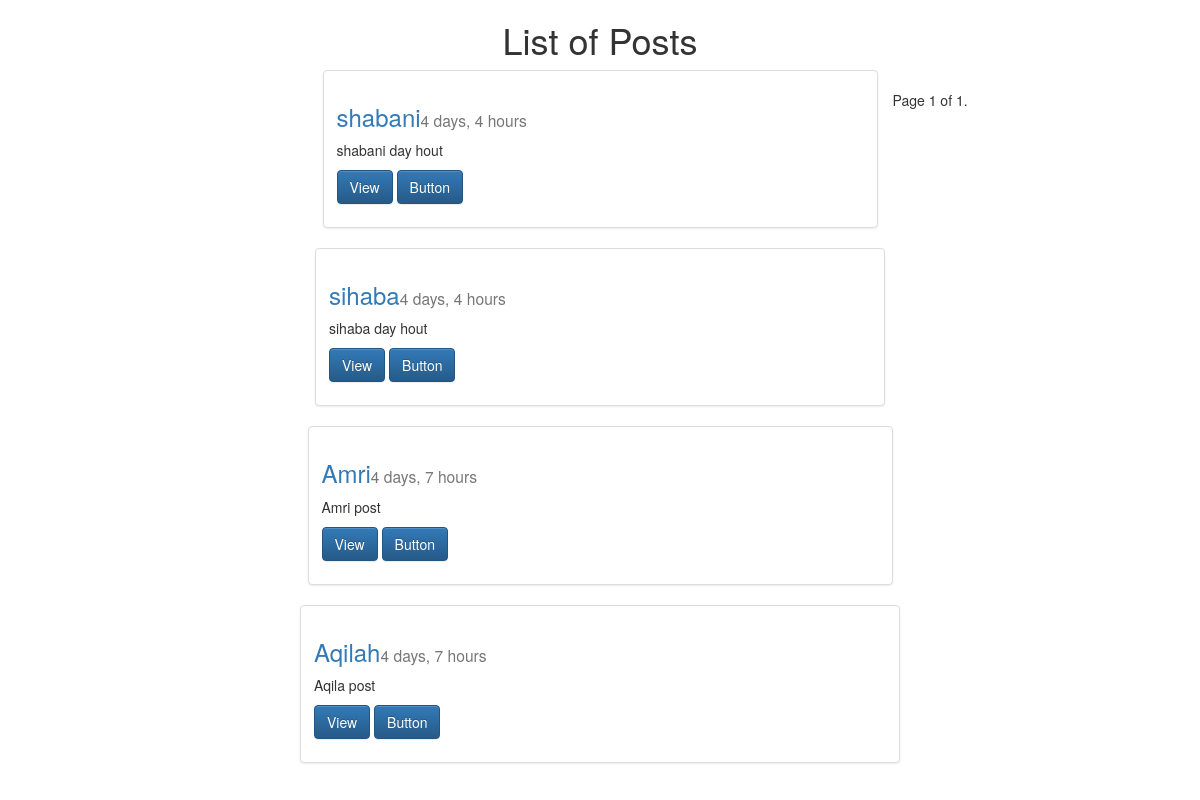
Before: / with the older database file.
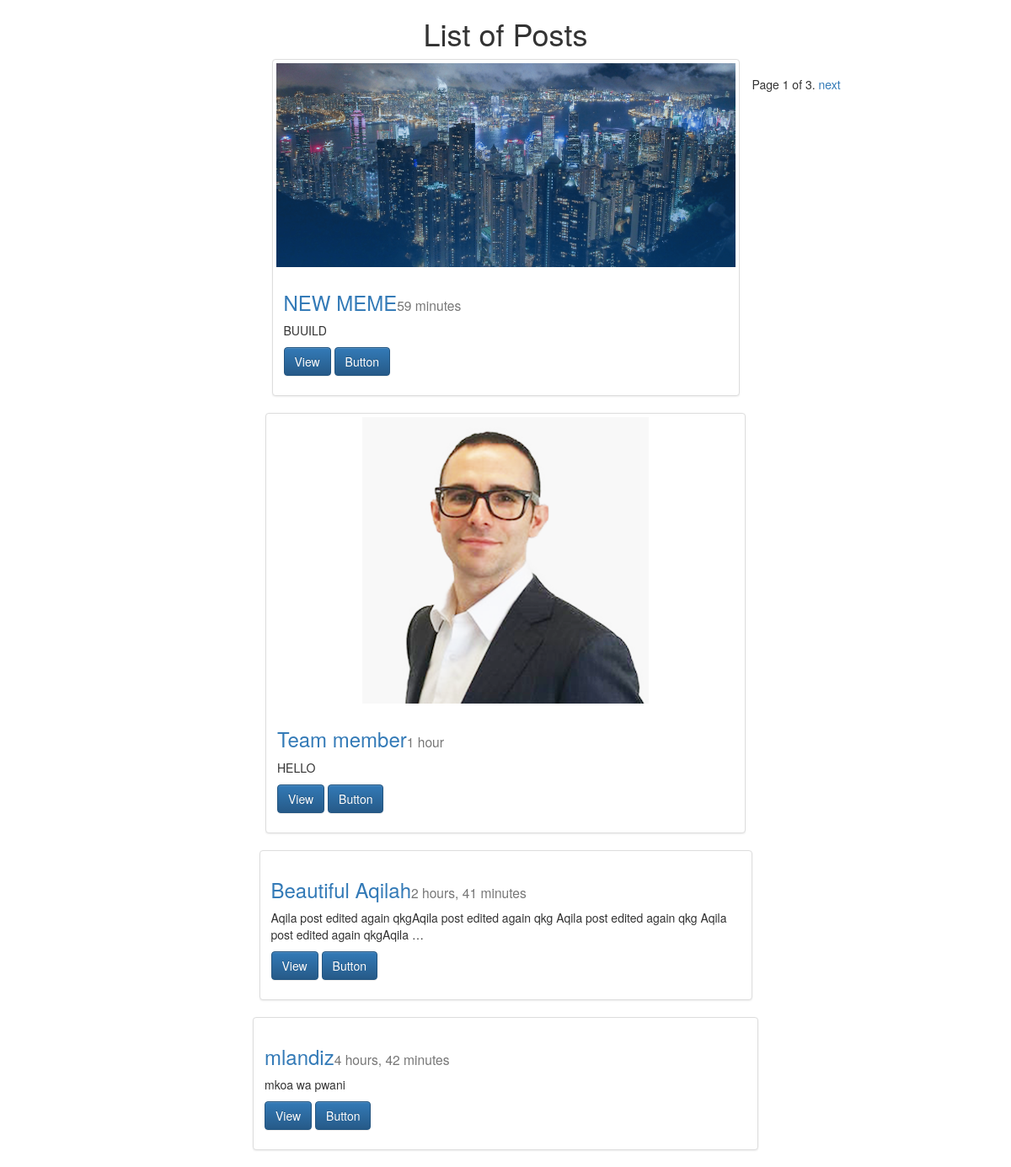
After: the same page with the newer database file.
### qrcblog/models.py (models this page shows, shortened)
class Post(models.Model):
    title = models.CharField(max_length=120)
    image = models.ImageField(upload_to=upload_location,
            null=True, blank=True,
            height_field="height_field",
            width_field="width_field")
    height_field = models.IntegerField(default=0)
    width_field = models.IntegerField(default=0)
    body = models.TextField()
    timestamp = models.DateTimeField(auto_now=True, auto_now_add=False)
    updated = models.DateTimeField(auto_now=False, auto_now_add=True)
    def get_absolute_url(self):
        return reverse("qrcblog:detail", kwargs={"id": self.id})
    class Meta:
        ordering = ["-timestamp", "-updated"]

### qrcblog/views.py (the view)
# urls.py: url(r'^$', post_list, name='list'),
def post_list(request): #list item
    queryset_list = Post.objects.all() #.order_by("-timestamp")
    paginator = Paginator(queryset_list, 4)
    page_request_var = "page"
    page = request.GET.get('page')
    try:
        queryset = paginator.page(page)
    except PageNotAnInteger:
        queryset = paginator.page(1)
    except EmptyPage:
        queryset = paginator.page(paginator.num_pages)
    context = {
        "object_list": queryset,
        "title": "List",
        "page_request_var": page_request_var
    }
    return render(request, "post_list.html", context)

### templates/post_list.html (shortened to what this page needs)
{% extends "base.html" %}
{% block content %}
  <h1 class="text-center">{{title}} of Posts</h1>
  {% for obj in object_list %}
  <div class="row">
    <div class="col-sm-6 col-sm-offset-3">
      <div class="thumbnail">
        {% if obj.image %}
          <img src="{{ obj.image.url }}" class="img-responsive" alt="image">
        {% endif %}
        <div class="caption">
          <h3><a href='{{ obj.get_absolute_url }}'>{{obj.title}}</a><small>{{obj.timestamp |timesince}}</small></h3>
          <p>{{ obj.body | linebreaks | truncatechars:120 }}</p>
          <p><a href="{ obj.get_absolute_url }}" class="btn btn-primary" role="button">View</a>
          <a href="#" class="btn btn-primary" role="button">Button</a></p>
        </div>
      </div>
    </div>
  {% endfor %}
      <div class="pagination">
        <span class="step-links">
            <span class="current">
                Page {{ object_list.number }} of {{ object_list.paginator.num_pages }}.
            </span>
            {% if object_list.has_next %}
                <a href="?{{ page_request_var }}={{ object_list.next_page_number }}">next</a>
            {% endif %}
        </span>
    </div>
  </div>
{% endblock content %}

Changed rows visible on the page:
no longer on this page (row unchanged): Post: title "shabani", timestamp "4 days, 4 hours", body "shabani day hout"
no longer on this page (row unchanged): Post: title "sihaba", timestamp "4 days, 4 hours", body "sihaba day hout"
no longer on this page (row unchanged): Post: title "Amri", timestamp "4 days, 7 hours", body "Amri post"
added Post: image (picture), title "NEW MEME", timestamp "59 minutes", body "BUUILD"
added Post: image (picture), title "Team member", timestamp "1 hour", body "HELLO"
changed Post: title "Aqilah" → "Beautiful Aqilah"; timestamp "4 days, 7 hours" → "2 hours, 41 minutes"; body "Aqila post" → "Aqila post edited again qkgAqila post edited again qkg Aqila post edited again qkg Aqila post edited again qkgAqila …"
added Post: title "mlandiz", timestamp "4 hours, 42 minutes", body "mkoa wa pwani"
Other visible differences:
{{ object_list.paginator.num_pages }}: "1" → "3"
text now shown: "next"
